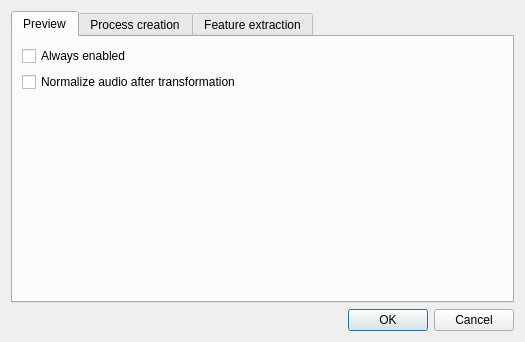
<?xml version="1.0" encoding="UTF-8"?>
<ui version="4.0">
 <class>PreferencesDlg</class>
 <widget class="QDialog" name="PreferencesDlg">
  <property name="geometry">
   <rect>
    <x>0</x>
    <y>0</y>
    <width>525</width>
    <height>342</height>
   </rect>
  </property>
  <property name="windowTitle">
   <string>Preferences</string>
  </property>
  <layout class="QVBoxLayout" name="verticalLayout">
   <item>
    <widget class="QTabWidget" name="tabWidget">
     <property name="currentIndex">
      <number>0</number>
     </property>
     <widget class="QWidget" name="tabPreview">
      <attribute name="title">
       <string>Preview</string>
      </attribute>
      <layout class="QVBoxLayout">
       <item>
        <widget class="QCheckBox" name="cbPreviewAlwaysEnabled">
         <property name="text">
          <string>Always enabled</string>
         </property>
        </widget>
       </item>
       <item>
        <widget class="QCheckBox" name="cbPreviewNormalizeAudio">
         <property name="text">
          <string>Normalize audio after transformation</string>
         </property>
        </widget>
       </item>
       <item>
        <spacer>
         <property name="orientation">
          <enum>Qt::Vertical</enum>
         </property>
         <property name="sizeHint" stdset="0">
          <size>
           <width>20</width>
           <height>40</height>
          </size>
         </property>
        </spacer>
       </item>
      </layout>
     </widget>
     <widget class="QWidget" name="tabProcessCreation">
      <attribute name="title">
       <string>Process creation</string>
      </attribute>
      <layout class="QGridLayout">
       <item row="0" column="0">
        <widget class="QLabel" name="label">
         <property name="text">
          <string>Window function:</string>
         </property>
         <property name="buddy">
          <cstring>cbProcessCreationWindowFunction</cstring>
         </property>
        </widget>
       </item>
       <item row="0" column="1">
        <widget class="QComboBox" name="cbProcessCreationWindowFunction">
         <property name="sizePolicy">
          <sizepolicy hsizetype="Preferred" vsizetype="Fixed">
           <horstretch>1</horstretch>
           <verstretch>0</verstretch>
          </sizepolicy>
         </property>
        </widget>
       </item>
       <item row="1" column="0">
        <widget class="QLabel" name="label_2">
         <property name="text">
          <string>Window size (ms):</string>
         </property>
         <property name="buddy">
          <cstring>sbProcessCreationWindowSize</cstring>
         </property>
        </widget>
       </item>
       <item row="1" column="1">
        <widget class="QSpinBox" name="sbProcessCreationWindowSize">
         <property name="alignment">
          <set>Qt::AlignRight|Qt::AlignTrailing|Qt::AlignVCenter</set>
         </property>
         <property name="minimum">
          <number>30</number>
         </property>
         <property name="maximum">
          <number>1000</number>
         </property>
         <property name="singleStep">
          <number>30</number>
         </property>
        </widget>
       </item>
       <item row="3" column="0">
        <widget class="QLabel" name="label_3">
         <property name="text">
          <string>Overlap:</string>
         </property>
         <property name="buddy">
          <cstring>dbsProcessCreationOverlap</cstring>
         </property>
        </widget>
       </item>
       <item row="3" column="1">
        <widget class="QDoubleSpinBox" name="dbsProcessCreationOverlap">
         <property name="alignment">
          <set>Qt::AlignRight|Qt::AlignTrailing|Qt::AlignVCenter</set>
         </property>
         <property name="maximum">
          <double>0.990000000000000</double>
         </property>
         <property name="singleStep">
          <double>0.100000000000000</double>
         </property>
         <property name="value">
          <double>0.500000000000000</double>
         </property>
        </widget>
       </item>
       <item row="4" column="0">
        <widget class="QLabel" name="label_4">
         <property name="text">
          <string>Number of components:</string>
         </property>
         <property name="buddy">
          <cstring>sbProcessCreationNumComponents</cstring>
         </property>
        </widget>
       </item>
       <item row="4" column="1">
        <widget class="QSpinBox" name="sbProcessCreationNumComponents">
         <property name="alignment">
          <set>Qt::AlignRight|Qt::AlignTrailing|Qt::AlignVCenter</set>
         </property>
         <property name="minimum">
          <number>1</number>
         </property>
         <property name="maximum">
          <number>50</number>
         </property>
        </widget>
       </item>
       <item row="5" column="0">
        <widget class="QLabel" name="label_5">
         <property name="text">
          <string>Number of threads:</string>
         </property>
         <property name="buddy">
          <cstring>sbProcessCreationNumThreads</cstring>
         </property>
        </widget>
       </item>
       <item row="5" column="1">
        <widget class="QSpinBox" name="sbProcessCreationNumThreads">
         <property name="alignment">
          <set>Qt::AlignRight|Qt::AlignTrailing|Qt::AlignVCenter</set>
         </property>
         <property name="minimum">
          <number>1</number>
         </property>
         <property name="maximum">
          <number>16</number>
         </property>
        </widget>
       </item>
       <item row="6" column="0">
        <widget class="QLabel" name="label_6">
         <property name="text">
          <string>Maximum iterations:</string>
         </property>
         <property name="buddy">
          <cstring>sbProcessCreationMaxIterations</cstring>
         </property>
        </widget>
       </item>
       <item row="6" column="1">
        <widget class="QSpinBox" name="sbProcessCreationMaxIterations">
         <property name="alignment">
          <set>Qt::AlignRight|Qt::AlignTrailing|Qt::AlignVCenter</set>
         </property>
         <property name="minimum">
          <number>50</number>
         </property>
         <property name="maximum">
          <number>1000</number>
         </property>
         <property name="singleStep">
          <number>50</number>
         </property>
         <property name="value">
          <number>500</number>
         </property>
        </widget>
       </item>
       <item row="2" column="0">
        <widget class="QLabel" name="label_8">
         <property name="text">
          <string>Cost function:</string>
         </property>
        </widget>
       </item>
       <item row="2" column="1">
        <widget class="QComboBox" name="cbCostFunction"/>
       </item>
      </layout>
     </widget>
     <widget class="QWidget" name="tabFeatureExtraction">
      <attribute name="title">
       <string>Feature extraction</string>
      </attribute>
      <layout class="QGridLayout" name="gridLayout1">
       <item row="0" column="0">
        <widget class="QLabel" name="label_7">
         <property name="text">
          <string>Number of threads:</string>
         </property>
         <property name="buddy">
          <cstring>sbProcessCreationNumThreads</cstring>
         </property>
        </widget>
       </item>
       <item row="0" column="1">
        <widget class="QSpinBox" name="sbFeatureExtractionNumThreads">
         <property name="sizePolicy">
          <sizepolicy hsizetype="Expanding" vsizetype="Fixed">
           <horstretch>0</horstretch>
           <verstretch>0</verstretch>
          </sizepolicy>
         </property>
         <property name="alignment">
          <set>Qt::AlignRight|Qt::AlignTrailing|Qt::AlignVCenter</set>
         </property>
         <property name="minimum">
          <number>1</number>
         </property>
         <property name="maximum">
          <number>16</number>
         </property>
        </widget>
       </item>
       <item row="1" column="1">
        <spacer name="verticalSpacer">
         <property name="orientation">
          <enum>Qt::Vertical</enum>
         </property>
         <property name="sizeHint" stdset="0">
          <size>
           <width>20</width>
           <height>40</height>
          </size>
         </property>
        </spacer>
       </item>
      </layout>
     </widget>
    </widget>
   </item>
   <item>
    <widget class="QDialogButtonBox" name="buttonBox">
     <property name="orientation">
      <enum>Qt::Horizontal</enum>
     </property>
     <property name="standardButtons">
      <set>QDialogButtonBox::Cancel|QDialogButtonBox::Ok</set>
     </property>
    </widget>
   </item>
  </layout>
 </widget>
 <tabstops>
  <tabstop>tabWidget</tabstop>
  <tabstop>cbPreviewAlwaysEnabled</tabstop>
  <tabstop>cbPreviewNormalizeAudio</tabstop>
  <tabstop>cbProcessCreationWindowFunction</tabstop>
  <tabstop>sbProcessCreationWindowSize</tabstop>
  <tabstop>dbsProcessCreationOverlap</tabstop>
  <tabstop>sbProcessCreationNumComponents</tabstop>
  <tabstop>sbProcessCreationNumThreads</tabstop>
  <tabstop>sbProcessCreationMaxIterations</tabstop>
  <tabstop>sbFeatureExtractionNumThreads</tabstop>
  <tabstop>buttonBox</tabstop>
 </tabstops>
 <resources/>
 <connections>
  <connection>
   <sender>buttonBox</sender>
   <signal>accepted()</signal>
   <receiver>PreferencesDlg</receiver>
   <slot>accept()</slot>
   <hints>
    <hint type="sourcelabel">
     <x>248</x>
     <y>254</y>
    </hint>
    <hint type="destinationlabel">
     <x>157</x>
     <y>274</y>
    </hint>
   </hints>
  </connection>
  <connection>
   <sender>buttonBox</sender>
   <signal>rejected()</signal>
   <receiver>PreferencesDlg</receiver>
   <slot>reject()</slot>
   <hints>
    <hint type="sourcelabel">
     <x>316</x>
     <y>260</y>
    </hint>
    <hint type="destinationlabel">
     <x>286</x>
     <y>274</y>
    </hint>
   </hints>
  </connection>
 </connections>
</ui>
